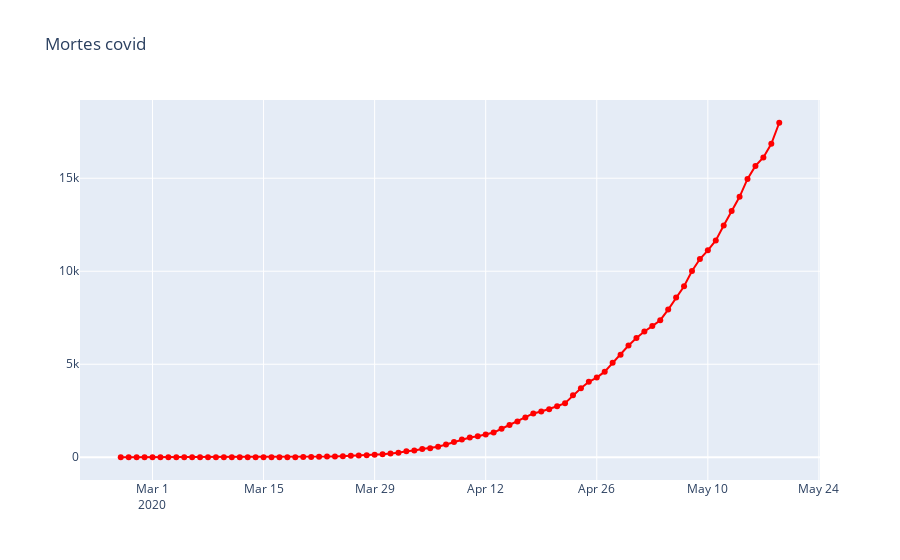

Notebook code for this chart:
### Code cell
#Mortes por covid

fig = go.Figure()
fig.add_trace(
    go.Scatter(x=brasil.observationdate, y=brasil.deaths, name='Mortes',
    mode='lines+markers', line={'color':'red'})
)

fig.update_layout(title='Mortes covid')
fig.show()
